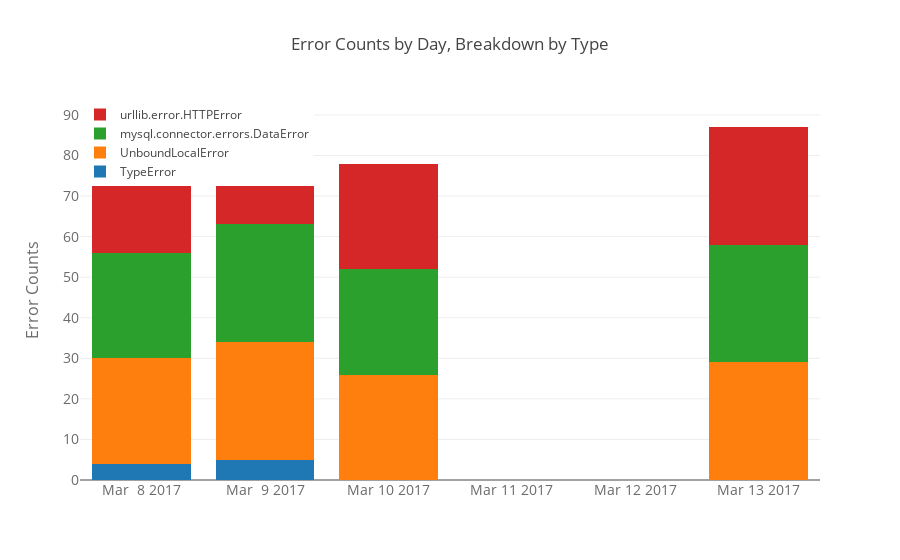

The code cell stored with this chart in its notebook:
### Code cell
layout = pogo.Layout(
    title='Error Counts by Day, Breakdown by Type',
    xaxis=dict(
        tickformat = "%b %e %Y",
        ticks = [str(d) for d in err_counts.index.get_level_values('day').unique()],
        tickfont=dict(
            size=14,
            color='rgb(107, 107, 107)'
        ),
    ),
    yaxis=dict(
        title='Error Counts',
        titlefont=dict(
            size=16,
            color='rgb(107, 107, 107)'
        ),
        tickfont=dict(
            size=14,
            color='rgb(107, 107, 107)'
        )
    ),
    legend=dict(
        x=0,
        y=1.0
    ),
    barmode='stack'
)

ec_fig = pogo.Figure(data=data_ecs, layout=layout)
iplot(ec_fig, filename='stacked-bar')

### Figure 1 — Plotly figure (JSON) as saved in the notebook; plotly's stock layout.template omitted (floating-point values rounded to 4 significant figures)
{"data": [{"name": "TypeError", "type": "bar", "x": ["2017-03-08", "2017-03-09"], "y": [4, 5]}, {"name": "UnboundLocalError", "type": "bar", "x": ["2017-03-08", "2017-03-09", "2017-03-10", "2017-03-13"], "y": [26, 29, 26, 29]}, {"name": "mysql.connector.errors.DataError", "type": "bar", "x": ["2017-03-08", "2017-03-09", "2017-03-10", "2017-03-13"], "y": [26, 29, 26, 29]}, {"name": "urllib.error.HTTPError", "type": "bar", "x": ["2017-03-08", "2017-03-09", "2017-03-10", "2017-03-13"], "y": [26, 26, 26, 29]}], "layout": {"barmode": "stack", "legend": {"x": 0, "y": 1}, "title": "Error Counts by Day, Breakdown by Type", "xaxis": {"tickfont": {"color": "rgb(107, 107, 107)", "size": 14}, "tickformat": "%b %e %Y", "ticks": ["2017-03-08", "2017-03-09", "2017-03-10", "2017-03-13"]}, "yaxis": {"tickfont": {"color": "rgb(107, 107, 107)", "size": 14}, "title": "Error Counts", "titlefont": {"color": "rgb(107, 107, 107)", "size": 16}}}}
